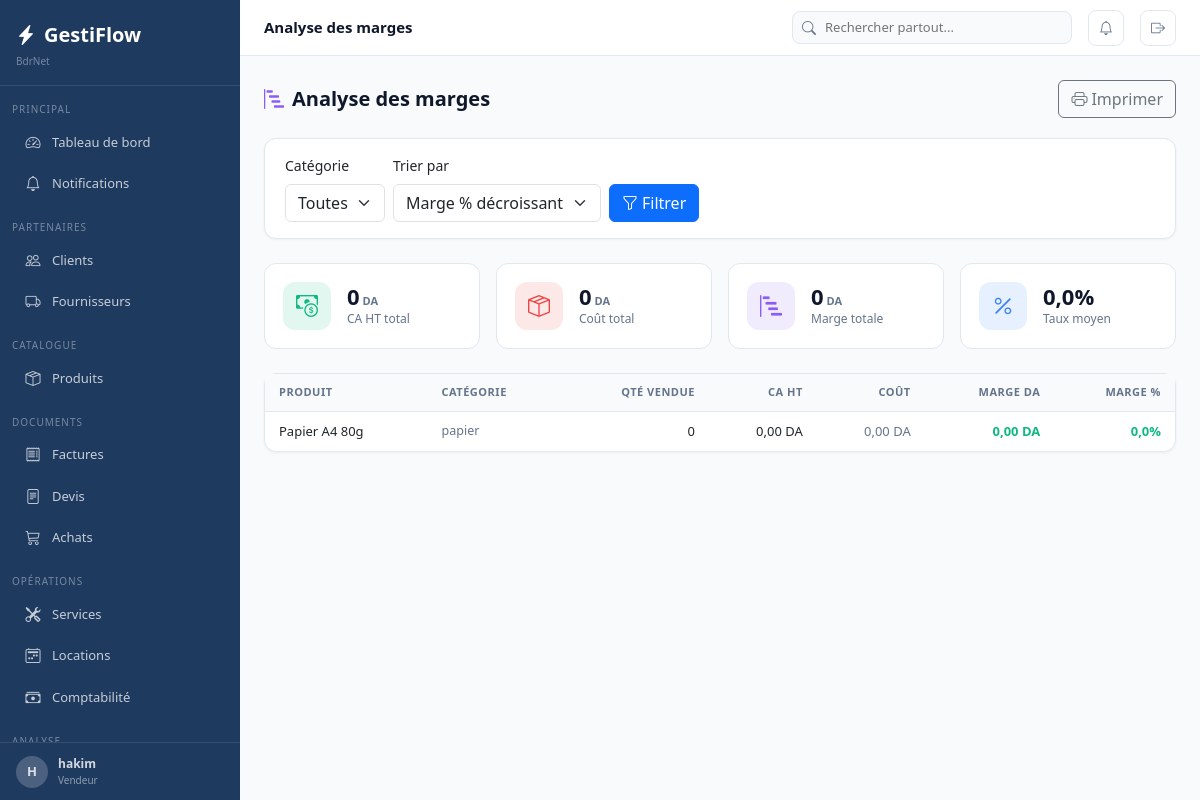
Screenshot of /rapports/marges/ (signed in) with the database file from the repository.
### apps/core/models.py (models this page shows, shortened)
class Parametre(models.Model):
    cle         = models.CharField(max_length=100, unique=True)
    valeur      = models.TextField(blank=True)
    description = models.CharField(max_length=200, blank=True)
    class Meta:
        verbose_name        = "Parametre"
        verbose_name_plural = "Parametres"
    @classmethod
    def get(cls, cle, defaut=''):
        try:
            return cls.objects.get(cle=cle).valeur
        except cls.DoesNotExist:
            return defaut

### apps/authentication/models.py (models this page shows, shortened)
class Utilisateur(AbstractUser):
    class Role(models.TextChoices):
        ADMIN       = 'admin',       'Administrateur'
        MANAGER     = 'manager',     'Manager'
        VENDEUR     = 'vendeur',     'Vendeur'
        TECHNICIEN  = 'technicien',  'Technicien'
        COMPTABLE   = 'comptable',   'Comptable'
        CAISSIER    = 'caissier',    'Caissier'
    role            = models.CharField(max_length=20, choices=Role.choices, default=Role.VENDEUR)
    telephone       = models.CharField(max_length=20, blank=True)
    actif           = models.BooleanField(default=True)
    derniere_activite = models.DateTimeField(null=True, blank=True)
    photo           = models.ImageField(upload_to='utilisateurs/', null=True, blank=True)
    class Meta:
        verbose_name        = "Utilisateur"
        verbose_name_plural = "Utilisateurs"
    @property
    def est_admin(self):
        return self.role == self.Role.ADMIN or self.is_superuser

### apps/produits/models.py (models this page shows, shortened)
class Produit(TimestampedModel, SoftDeleteModel):
    class Unite(models.TextChoices):
        PIECE   = 'pce',    'Piece'
        KG      = 'kg',     'Kilogramme'
        LITRE   = 'l',      'Litre'
        METRE   = 'm',      'Metre'
        BOITE   = 'boite',  'Boite'
        CARTON  = 'carton', 'Carton'
        FORFAIT = 'forfait','Forfait'
    reference       = models.CharField(max_length=50, unique=True, blank=True)
    nom             = models.CharField(max_length=200)
    description     = models.TextField(blank=True)
    categorie       = models.ForeignKey(Categorie, on_delete=models.SET_NULL, null=True, blank=True, related_name='produits')
    fournisseur     = models.ForeignKey('fournisseurs.Fournisseur', on_delete=models.SET_NULL, null=True, blank=True, related_name='produits')
    code_barre      = models.CharField(max_length=50, blank=True)
    image           = models.ImageField(upload_to='produits/', null=True, blank=True)
    prix_achat      = models.DecimalField(max_digits=12, decimal_places=2, default=0)
    prix_vente      = models.DecimalField(max_digits=12, decimal_places=2, default=0)
    prix_location   = models.DecimalField(max_digits=12, decimal_places=2, default=0)
    tva             = models.DecimalField(max_digits=5,  decimal_places=2, default=19)
    unite           = models.CharField(max_length=10, choices=Unite.choices, default=Unite.PIECE)
    quantite_stock  = models.DecimalField(max_digits=12, decimal_places=2, default=0)
    seuil_alerte    = models.DecimalField(max_digits=12, decimal_places=2, default=5)
    actif           = models.BooleanField(default=True)
    peut_vendre     = models.BooleanField(default=True)
    peut_louer      = models.BooleanField(default=False)
    class Meta:
        verbose_name        = "Produit"
        verbose_name_plural = "Produits"
        ordering            = ['nom']

class Categorie(TimestampedModel):
    nom     = models.CharField(max_length=100, unique=True)
    icone   = models.CharField(max_length=50, blank=True, default='bi-tag')
    couleur = models.CharField(max_length=7,  blank=True, default='#3b82f6')
    class Meta:
        verbose_name        = "Categorie"
        verbose_name_plural = "Categories"
        ordering            = ['nom']

### apps/rapports/views.py (the view)
# urls.py: path('marges/',             views.marges_rapport,     name='marges'),
@login_required
def marges_rapport(request):
    from apps.produits.models import Produit, Categorie
    from apps.ventes.models import LigneFacture
    cat_id = request.GET.get('categorie','')
    tri    = request.GET.get('tri','marge_desc')
    qs     = Produit.objects.filter(actif=True, supprime=False, peut_vendre=True).select_related('categorie')
    if cat_id: qs = qs.filter(categorie_id=cat_id)
    resultats = []
    for p in qs:
        v = LigneFacture.objects.filter(produit=p, facture__statut__in=['en_attente','partielle','payee']).aggregate(qte=Sum('quantite'), ca=Sum('total_ht'))
        qte = float(v['qte'] or 0); ca = float(v['ca'] or 0)
        cout = qte * float(p.prix_achat)
        marge_da = ca - cout
        marge_pct = (marge_da / ca * 100) if ca > 0 else 0
        resultats.append({'produit': p, 'qte_vendue': qte, 'ca_ht': ca, 'cout_total': cout, 'marge_da': marge_da, 'marge_pct': marge_pct, 'valeur_stock': float(p.quantite_stock)*float(p.prix_achat)})
    if tri == 'marge_desc': resultats.sort(key=lambda x: x['marge_pct'], reverse=True)
    elif tri == 'marge_asc': resultats.sort(key=lambda x: x['marge_pct'])
    elif tri == 'ca_desc':   resultats.sort(key=lambda x: x['ca_ht'], reverse=True)
    total_ca    = sum(r['ca_ht'] for r in resultats)
    total_cout  = sum(r['cout_total'] for r in resultats)
    total_marge = total_ca - total_cout
    taux_moyen  = (total_marge / total_ca * 100) if total_ca > 0 else 0
    return render(request, 'rapports/marges.html', {
        'resultats': resultats, 'categories': Produit._meta.get_field('categorie').related_model.objects.all().order_by('nom'),
        'categorie_id': cat_id, 'tri': tri,
        'total_ca': total_ca, 'total_cout': total_cout, 'total_marge': total_marge, 'taux_moyen': taux_moyen,
    })

### templates/rapports/marges.html (shortened to what this page needs)
{% extends 'base.html' %}
{% load humanize %}
{% block topbar_title %}Analyse des marges{% endblock %}
{% block content %}
<div class="page-header">
  <h1 class="page-title"><i class="bi bi-bar-chart-steps me-2" style="color:#8b5cf6;"></i>Analyse des marges</h1>
  <button onclick="window.print()" class="btn btn-outline-secondary no-print"><i class="bi bi-printer me-1"></i>Imprimer</button>
</div>
<div class="card mb-4 no-print"><div class="card-body py-3">
  <form method="get" class="row g-2 align-items-end">
    <div class="col-auto"><label class="form-label">Catégorie</label>
      <select name="categorie" class="form-select">
        <option value="">Toutes</option>
      </select>
    </div>
    <div class="col-auto"><label class="form-label">Trier par</label>
      <select name="tri" class="form-select">
        <option value="marge_desc" {% if tri == "marge_desc" %}selected{% endif %}>Marge % décroissant</option>
      </select>
    </div>
    <div class="col-auto"><button type="submit" class="btn btn-primary"><i class="bi bi-funnel me-1"></i>Filtrer</button></div>
  </form>
</div></div>
<div class="row g-3 mb-4">
  <div class="col-6 col-md-3"><div class="kpi-card"><div class="kpi-icon green"><i class="bi bi-cash-coin"></i></div><div><div class="kpi-value">{{ total_ca|floatformat:0|intcomma }}<small style="font-size:11px;color:var(--text-secondary);"> DA</small></div><div class="kpi-label">CA HT total</div></div></div></div>
  <div class="col-6 col-md-3"><div class="kpi-card"><div class="kpi-icon red"><i class="bi bi-box-seam"></i></div><div><div class="kpi-value">{{ total_cout|floatformat:0|intcomma }}<small style="font-size:11px;color:var(--text-secondary);"> DA</small></div><div class="kpi-label">Coût total</div></div></div></div>
  <div class="col-6 col-md-3"><div class="kpi-card"><div class="kpi-icon purple"><i class="bi bi-bar-chart-steps"></i></div><div><div class="kpi-value">{{ total_marge|floatformat:0|intcomma }}<small style="font-size:11px;color:var(--text-secondary);"> DA</small></div><div class="kpi-label">Marge totale</div></div></div></div>
  <div class="col-6 col-md-3"><div class="kpi-card"><div class="kpi-icon blue"><i class="bi bi-percent"></i></div><div><div class="kpi-value">{{ taux_moyen|floatformat:1 }}%</div><div class="kpi-label">Taux moyen</div></div></div></div>
</div>
<div class="card"><div style="overflow-x:auto;"><table class="table-modern">
  <thead><tr><th>Produit</th><th>Catégorie</th><th class="text-end">Qté vendue</th><th class="text-end">CA HT</th><th class="text-end">Coût</th><th class="text-end">Marge DA</th><th class="text-end">Marge %</th></tr></thead>
  <tbody>{% for r in resultats %}<tr>
    <td style="font-weight:500;">{{ r.produit.nom }}</td>
    <td style="color:var(--text-secondary);font-size:12.5px;">{{ r.produit.categorie.nom|default:"&mdash;" }}</td>
    <td class="text-end">{{ r.qte_vendue|floatformat:"-2" }}</td>
    <td class="text-end">{{ r.ca_ht|floatformat:2|intcomma }} DA</td>
    <td class="text-end" style="color:var(--text-secondary);">{{ r.cout_total|floatformat:2|intcomma }} DA</td>
    <td class="text-end" style="font-weight:600;color:{% if r.marge_da >= 0 %}#10b981{% else %}#ef4444{% endif %};">{{ r.marge_da|floatformat:2|intcomma }} DA</td>
    <td class="text-end" style="font-weight:700;color:{% if r.marge_pct >= 0 %}#10b981{% else %}#ef4444{% endif %};">{{ r.marge_pct|floatformat:1 }}%</td>
  </tr>{% empty %}<tr><td colspan="7" class="text-center py-5" style="color:var(--text-secondary);">Aucun produit vendu</td></tr>{% endfor %}</tbody>
</table></div></div>
{% endblock %}

### templates/base.html (shortened to what this page needs)
<!DOCTYPE html>
<html lang="fr">
<head>
<link rel="stylesheet" href="https://cdn.jsdelivr.net/npm/bootstrap@5.3.3/dist/css/bootstrap.min.css">
<link rel="stylesheet" href="https://cdn.jsdelivr.net/npm/bootstrap-icons@1.11.3/font/bootstrap-icons.min.css">
</head>
<body>
{% if user.is_authenticated %}
<nav class="sidebar">
  <div class="sidebar-nav">
    <div class="sidebar-logo">
      <a class="sidebar-logo-text" href="{% url 'dashboard:index' %}"><i class="bi bi-lightning-charge-fill me-2"></i>GestiFlow</a>
      <div style="font-size:10px;color:rgba(255,255,255,.4);margin-top:4px;">{{ ENTREPRISE.NOM_ENTREPRISE }}</div>
    </div>
    <div class="sidebar-section">Principal</div>
    <a href="{% url 'dashboard:index' %}" class="sidebar-item {% if request.resolver_match.app_name == 'dashboard' %}active{% endif %}"><i class="bi bi-speedometer2"></i><span>Tableau de bord</span></a>
    <a href="{% url 'core:notifications' %}" class="sidebar-item"><i class="bi bi-bell" ></i><span>Notifications</span></a>
    <div class="sidebar-section">Partenaires</div>
    <a href="{% url 'clients:liste' %}" class="sidebar-item {% if request.resolver_match.app_name == 'clients' %}active{% endif %}"><i class="bi bi-people"></i><span>Clients</span></a>
    <a href="{% url 'fournisseurs:liste' %}" class="sidebar-item {% if request.resolver_match.app_name == 'fournisseurs' %}active{% endif %}"><i class="bi bi-truck"></i><span>Fournisseurs</span></a>
    <div class="sidebar-section">Catalogue</div>
    <a href="{% url 'produits:liste' %}" class="sidebar-item "><i class="bi bi-box-seam"></i><span>Produits</span></a>
    <div class="sidebar-section">Documents</div>
    <a href="{% url 'ventes:liste' %}" class="sidebar-item {% if request.resolver_match.app_name == 'ventes' %}active{% endif %}"><i class="bi bi-receipt"></i><span>Factures</span></a>
    <a href="{% url 'devis:liste' %}" class="sidebar-item {% if request.resolver_match.app_name == 'devis' %}active{% endif %}"><i class="bi bi-file-text"></i><span>Devis</span></a>
    <a href="{% url 'achats:liste' %}" class="sidebar-item {% if request.resolver_match.app_name == 'achats' %}active{% endif %}"><i class="bi bi-cart3"></i><span>Achats</span></a>
    <div class="sidebar-section">Opérations</div>
    <a href="{% url 'services:liste' %}" class="sidebar-item {% if request.resolver_match.app_name == 'services' %}active{% endif %}"><i class="bi bi-tools"></i><span>Services</span></a>
    <a href="{% url 'locations:liste' %}" class="sidebar-item {% if request.resolver_match.app_name == 'locations' %}active{% endif %}"><i class="bi bi-calendar2-week"></i><span>Locations</span></a>
    <a href="{% url 'comptabilite:historique' %}" class="sidebar-item {% if request.resolver_match.app_name == 'comptabilite' %}active{% endif %}"><i class="bi bi-cash-stack"></i><span>Comptabilité</span></a>
    <div class="sidebar-section">Analyse</div>
  </div>
  <div class="sidebar-footer">
    <a href="{% url 'auth:profil' %}" style="display:flex;align-items:center;gap:10px;text-decoration:none;color:rgba(255,255,255,.8);">
      <div style="width:32px;height:32px;border-radius:50%;background:rgba(255,255,255,.2);display:flex;align-items:center;justify-content:center;font-size:13px;font-weight:700;">{{ user.first_name.0|default:user.username.0|upper }}</div>
      <div><div style="font-size:12px;font-weight:600;">{{ user.get_full_name|default:user.username }}</div><div style="font-size:10px;color:rgba(255,255,255,.5);">{{ user.get_role_display }}</div></div>
    </a>
  </div>
</nav>
<div class="main-content">
<div class="topbar">
  <div class="topbar-title">{% block topbar_title %}{% endblock %}</div>
    <div class="topbar-search" style="position:relative;">
      <i class="bi bi-search"></i>
      <input type="text" id="globalSearch" placeholder="Rechercher partout..." autocomplete="off">
    </div>
    <a href="{% url 'core:notifications' %}" class="topbar-btn" title="Notifications">
      <i class="bi bi-bell{% if notifications_count %}-fill{% endif %}" {% if notifications_count %}style="color:#f59e0b"{% endif %}></i>
    </a>
    <a href="{% url 'auth:deconnexion' %}" class="topbar-btn" title="Déconnexion"><i class="bi bi-box-arrow-right"></i></a>
  </div>
  <div class="content-area">
    {% block content %}{% endblock %}
  </div>
</div>
{% endif %}
</body>
</html>

### rows the page displays
Parametre: NOM_ENTREPRISE "BdrNet"
Utilisateur: first_name.0 "H", get_full_name "hakim", role "Vendeur"
Produit: produit.nom "Papier A4 80g", produit.categorie.nom "papier", qte_vendue "0", ca_ht "0,00", cout_total "0,00", marge_da "0,00", marge_pct "0,0"

### other values shown
{{ total_ca|floatformat:0|intcomma }} "0"
{{ total_cout|floatformat:0|intcomma }} "0"
{{ total_marge|floatformat:0|intcomma }} "0"
{{ taux_moyen|floatformat:1 }} "0,0"
